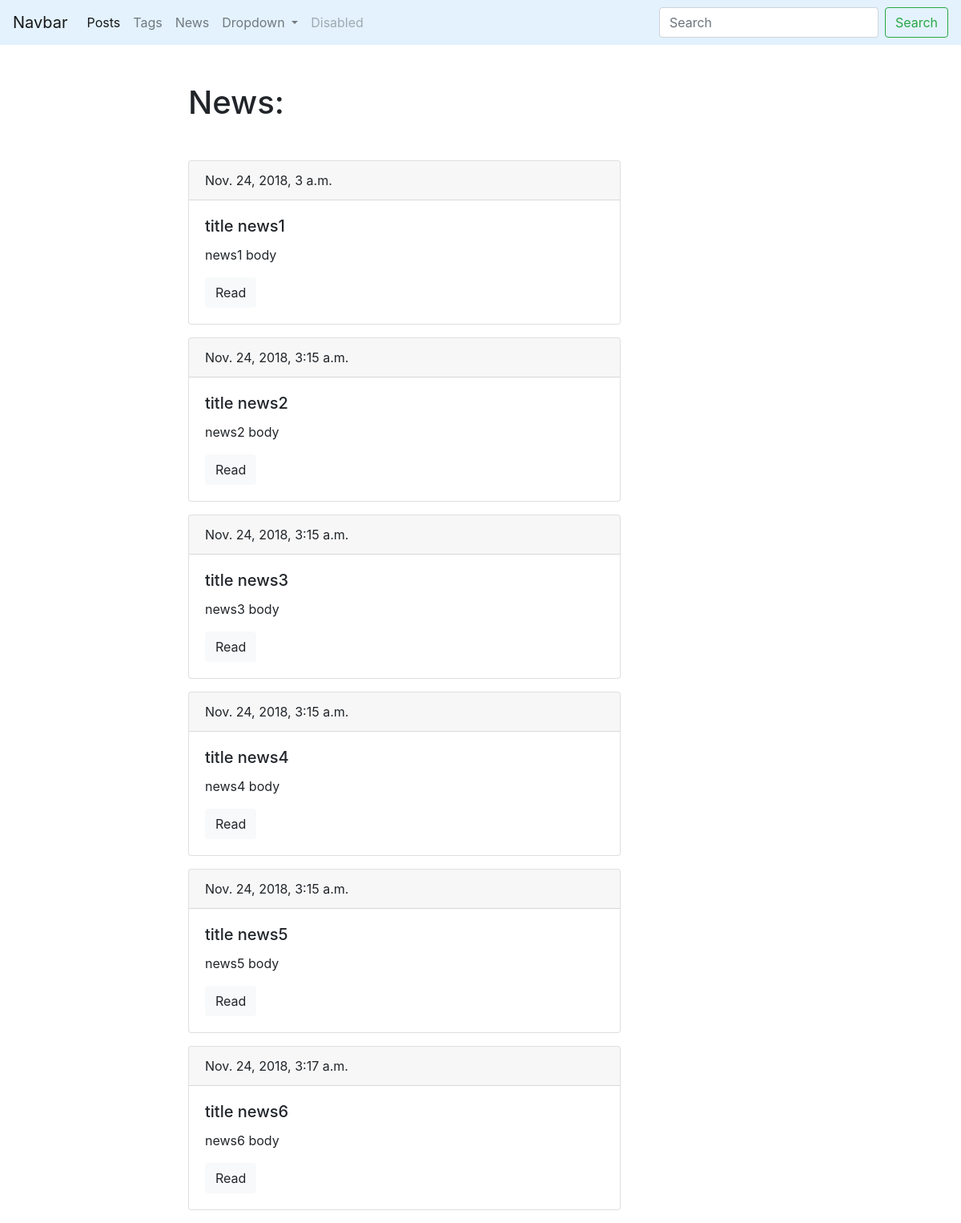
The app's page /info/ with its own data.
### info/models.py (models this page shows, shortened)
class News(models.Model):
    title = models.CharField(max_length=150, db_index=True)
    slug = models.SlugField(max_length=150, unique=True)
    body = models.TextField(blank=True, db_index=True)
    date_pub = models.DateTimeField(auto_now_add=True)
    def get_absolut_url(self):
        return reverse('news_detail_url', kwargs={'slug': self.slug})

### info/views.py (the view)
# urls.py: path('', info_view, name='news_list_url'),
def info_view(request):
    news = News.objects.all();
    return render(request, 'info/index.html', context={'news': news})

### info/templates/info/index.html (shortened to what this page needs)
{% extends 'blog/index.html' %}
{% block content %}
    <h1 class="mb-5">News:</h1>
    {% for news_item in news %}
        <div class="card mb-3">
            <div class="card-header">
                {{ news_item.date_pub }}
            </div>
            <div class="card-body">
                <h5 class="card-title">{{ news_item.title }}</h5>
                <p class="card-text">{{ news_item.body|truncatewords:15 }}</p>
                <a href="{{ news_item.get_absolut_url }}" class="btn btn-light">Read</a>
            </div>
        </div>
    {% endfor %}
{% endblock %}

### blog/templates/blog/index.html (shortened to what this page needs)
{% extends 'blog/base_blog.html' %}

### blog/templates/blog/base_blog.html
{% extends 'base.html' %}

### templates/base.html (shortened to what this page needs)
<!DOCTYPE html>
<html lang="en">
<head>
    <link rel="stylesheet" href="https://stackpath.bootstrapcdn.com/bootstrap/4.1.3/css/bootstrap.min.css">
</head>
<body>
<nav class="navbar navbar-expand-lg navbar-light" style="background-color: #e3f2fd;">
  <a class="navbar-brand" href="#">Navbar</a>
    <div class="collapse navbar-collapse" id="navbarSupportedContent">
        <ul class="navbar-nav mr-auto">
            <li class="nav-item active">
                <a class="nav-link" href="{% url 'posts_list_url' %}">Posts</a>
            </li>
            <li class="nav-item">
                <a class="nav-link" href="{% url 'tags_list_url' %}">Tags</a>
            </li>
            <li class="nav-item">
                <a class="nav-link" href="{% url 'news_list_url' %}">News</a>
            </li>
            <li class="nav-item dropdown">
                <a class="nav-link dropdown-toggle" href="#" id="navbarDropdown" role="button" data-toggle="dropdown" aria-haspopup="true" aria-expanded="false">
                    Dropdown
                </a>
            </li>
            <li class="nav-item">
                <a class="nav-link disabled" href="#">Disabled</a>
            </li>
        </ul>
        <form class="form-inline my-2 my-lg-0">
            <input class="form-control mr-sm-2" type="search" placeholder="Search" aria-label="Search">
            <button class="btn btn-outline-success my-2 my-sm-0" type="submit">Search</button>
        </form>
    </div>
</nav>
<div class="container mt-5">
    <div class="row">
        <div class="col-6 offset-md-2">
            {% block content %}{% endblock %}
        </div>
    </div>
</div>
</body>
</html>

### records on screen
News: date_pub "Nov. 24, 2018, 3 a.m.", title "title news1", body "news1 body"
News: date_pub "Nov. 24, 2018, 3:15 a.m.", title "title news2", body "news2 body"
News: date_pub "Nov. 24, 2018, 3:15 a.m.", title "title news3", body "news3 body"
News: date_pub "Nov. 24, 2018, 3:15 a.m.", title "title news4", body "news4 body"
News: date_pub "Nov. 24, 2018, 3:15 a.m.", title "title news5", body "news5 body"
News: date_pub "Nov. 24, 2018, 3:17 a.m.", title "title news6", body "news6 body"
